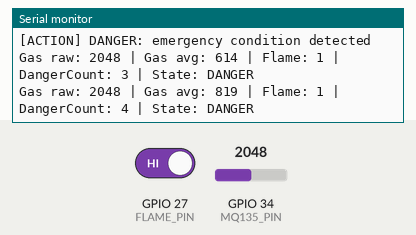
Bench run of a sketch on a simulated ESP32. Shown: the last lines printed to the serial monitor. The test bench sets the inputs (shaded band); at power-on: GPIO 34 (MQ135_PIN) = 2048, GPIO 27 (FLAME_PIN) HIGH.

Above: at 2.2 s.
2.3 s: GPIO 34 (MQ135_PIN) set to 110
At 2.43 s:
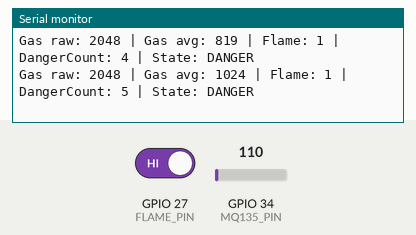
3.8 s: GPIO 34 (MQ135_PIN) set to 92
At 5.74 s:
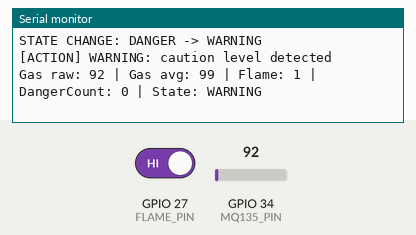
Timing chart, 0 to 7.2 s (numbered marks = the images above; inputs shaded):
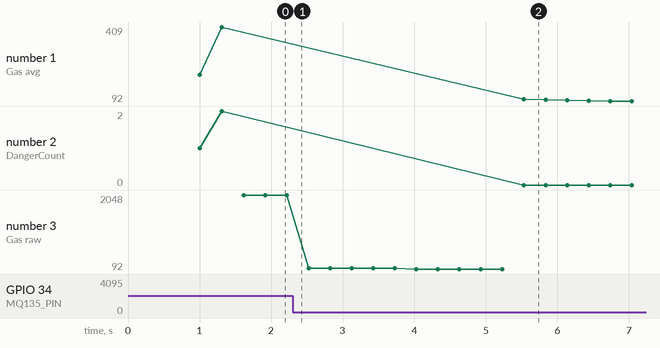

Measured:
- the behaviour switches between 101 and 100 on GPIO 34 (MQ135_PIN) (found by bisection; images 1 and 2)
- after the input at 3.8 s, the serial monitor: prints a new line after 0.23 s (image 2)
- plotted number 1: 409 → 92 after the input at 3.8 s
- plotted number 2: 2 → 0 after the input at 3.8 s
- plotted number 3: 2048 → 110 after the input at 2.3 s, 110 → 92 after the input at 3.8 s

The sketch:

AMR_state_v3.ino.ino
```cpp
/*
 * File: AMR_state_v3.ino
 * Target: ESP32 #1 (AMR)
 *
 * Description:
 * MQ-135 가스 센서와 KY-026 불꽃 센서를 이용해
 * SAFE / WARNING / DANGER 상태를 판단하고,
 * 상태 변화가 발생할 때마다 상태별 행동 함수를 실행하는 코드.
 *
 * Key Features:
 * 1. Moving Average
 *    - MQ-135 값의 순간 노이즈를 줄이기 위해 최근 SAMPLE_COUNT개의 평균 사용.
 *
 * 2. Persistence Filter
 *    - dangerCount는 위험 조건이 연속으로 감지된 횟수.
 *    - 한 번 튄 값은 바로 DANGER로 보지 않고,
 *      DANGER_COUNT_THRESHOLD 이상 연속 감지될 때 DANGER로 판단.
 *
 * 3. Event-based Action
 *    - 상태가 바뀌는 순간에만 handleSafe(), handleWarning(), handleDanger() 실행.
 *    - 나중에 LED, 부저, 모터 정지 명령을 이 함수 안에 추가하기 쉬움.
 *
 *
 * <정상 출력 예시>
 * STATE CHANGE: SAFE -> WARNING
 * [ACTION] WARNING: caution level detected
 *
 * STATE CHANGE: WARNING -> DANGER
 * [ACTION] DANGER: emergency condition detected
 *
 * STATE CHANGE: DANGER -> SAFE
 * [ACTION] SAFE: monitoring normally
 */

#include <Arduino.h>

const int MQ135_PIN = 34;
const int FLAME_PIN = 27;

const int GAS_WARNING = 50;
const int GAS_DANGER = 100;

const int SAMPLE_COUNT = 10;
const int READ_DELAY_MS = 300;
const int DANGER_COUNT_THRESHOLD = 3;

int gasSamples[SAMPLE_COUNT];
int sampleIndex = 0;
long gasSum = 0;

int dangerCount = 0;
String previousState = "SAFE";

void handleSafe() {
  Serial.println("[ACTION] SAFE: monitoring normally");
}

void handleWarning() {
  Serial.println("[ACTION] WARNING: caution level detected");
}

void handleDanger() {
  Serial.println("[ACTION] DANGER: emergency condition detected");
}

void setup() {
  Serial.begin(115200);
  delay(1000);

  pinMode(FLAME_PIN, INPUT);

  for (int i = 0; i < SAMPLE_COUNT; i++) {
    gasSamples[i] = 0;
  }

  Serial.println("AMR_state_v3 start");
  Serial.println("[ACTION] SAFE: monitoring normally");
}

void loop() {
  int gasRaw = analogRead(MQ135_PIN);
  int flameValue = digitalRead(FLAME_PIN);

  gasSum -= gasSamples[sampleIndex];
  gasSamples[sampleIndex] = gasRaw;
  gasSum += gasRaw;
  sampleIndex = (sampleIndex + 1) % SAMPLE_COUNT;

  int gasAverage = gasSum / SAMPLE_COUNT;

  bool dangerNow = (flameValue == 0) || (gasAverage > GAS_DANGER);

  if (dangerNow) {
    dangerCount++;
  } else {
    dangerCount = 0;
  }

  String currentState = "SAFE";

  if (dangerCount >= DANGER_COUNT_THRESHOLD) {
    currentState = "DANGER";
  } else if (gasAverage > GAS_WARNING) {
    currentState = "WARNING";
  }

  if (currentState != previousState) {
    Serial.print("STATE CHANGE: ");
    Serial.print(previousState);
    Serial.print(" -> ");
    Serial.println(currentState);

    if (currentState == "SAFE") {
      handleSafe();
    } else if (currentState == "WARNING") {
      handleWarning();
    } else if (currentState == "DANGER") {
      handleDanger();
    }

    previousState = currentState;
  }

  Serial.print("Gas raw: ");
  Serial.print(gasRaw);
  Serial.print(" | Gas avg: ");
  Serial.print(gasAverage);
  Serial.print(" | Flame: ");
  Serial.print(flameValue);
  Serial.print(" | DangerCount: ");
  Serial.print(dangerCount);
  Serial.print(" | State: ");
  Serial.println(currentState);

  delay(READ_DELAY_MS);
}
```
